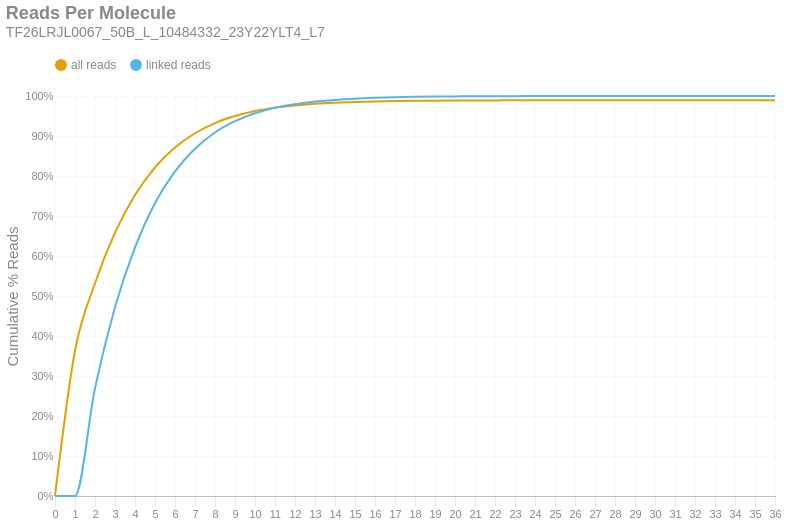

Source (notebook cell):
### Markdown cell above
### Reads per Molecule
This chart shows the cumulative distribution of the number of reads per linked molecule. That is, how many alignments are associated with a unique molecule. This excludes the number of reads associated with invalid or absent linked-read barcodes. The `linked` histogram is the percentages recalculated when disregarding singletons.

### Code cell
if SKIPLR:
    print_html(f"Skipped")
else:
    counts = np.bincount(valids['reads'].cast(pl.Int64).to_numpy())
    weighted = counts * np.arange(len(counts))
    all_perc = weighted / n_reads
    linked_perc = weighted / n_linked_reads
    linked_perc[1] = 0
    binned_df = pl.DataFrame({
        'readsper': list(range(len(counts))),
        'all reads (cumsum)': np.cumsum(all_perc).tolist(),
        'linked reads (cumsum)': np.cumsum(linked_perc).tolist(),
    })

    with SafeRender(binned_df):
        (
            density_plot(binned_df, 'Reads Per Molecule', samplename, 'readspmol')
            .encode(
                x=alt.X('readsper:O', title=None).axis(labelAngle=0).scale(padding=0),
                y=alt.Y('value:Q', title='Cumulative % Reads').axis(format='%').stack(False),
                color=alt.Color("key:N").scale(domain=["all reads", "linked reads"]),
                tooltip=[
                    alt.Tooltip("key:N", title="Data Type"),
                    alt.Tooltip("readsper:O", title="Reads Per Molecule"),
                    alt.Tooltip("value:Q", format=".2%", title="% Reads (Cum.)")
                ]            
            )
        ).display()

### Figure 1 — Vega-Lite specification as saved in the notebook (floating-point values rounded to 4 significant figures)
{"width": "container", "height": 400, "config": {"title": {"anchor": "start", "dy": -15, "fontSize": 18, "color": "#888888", "subtitleColor": "#888888", "subtitleFontSize": 14}, "arc": {"fill": "#0072B2"}, "axis": {"domainColor": "#888888", "domainWidth": 0.5, "gridWidth": 0.2, "grid": false, "titleFontWeight": 400, "titleFontSize": 15, "labelFontSize": 11, "labelColor": "#888888", "tickColor": "#888888", "tickWidth": 0.2, "titleColor": "#888888"}, "axisBand": {"grid": false}, "axisX": {"grid": true, "tickSize": 10, "domainCap": "round"}, "axisY": {"domain": false, "grid": true, "tickSize": 0, "domainCap": "round"}, "background": "transparent", "header": {"labelFontSize": 15, "labelColor": "#888888", "titleFontSize": 15, "titleFontWeight": 600, "titleColor": "#888888"}, "legend": {"labelFont": "sans-serif", "labelFontSize": 12, "labelColor": "#888888", "symbolSize": 100, "symbolType": "circle", "titleFontSize": 12, "titlePadding": 10, "titleColor": "#888888", "title": null, "orient": "top"}, "range": {"category": ["#E69F00", "#56B4E9", "#009E73", "#F0E442", "#0072B2", "#D55E00", "#CC79A7", "#000000"], "diverging": ["#cfe8f3", "#a2d4ec", "#73bfe2", "#46abdb", "#1696d2", "#12719e"]}, "area": {"fill": "#0072B2", "fillOpacity": 0.7, "line": true, "strokeOpacity": 0.7}, "line": {"color": "#0072B2", "stroke": "#0072B2", "strokeWidth": 2}, "trail": {"color": "#0072B2", "stroke": "#0072B2", "strokeWidth": 0, "size": 1}, "point": {"filled": true, "fillOpacity": 1.0, "size": 95}, "text": {"color": "#888888", "fontSize": 11, "align": "right", "fontWeight": 400, "size": 11}, "bar": {"fill": "#0072B2", "stroke": null}, "view": {"stroke": null, "continuousWidth": 660, "continuousHeight": 400}}, "data": {"name": "data-37277f742b3c05480ab551eadde34da9"}, "mark": {"type": "line", "interpolate": "monotone", "point": {"opacity": 0, "size": 275}}, "encoding": {"color": {"field": "key", "scale": {"domain": ["all reads", "linked reads"]}, "type": "nominal"}, "tooltip": [{"field": "key", "title": "Data Type", "type": "nominal"}, {"field": "readsper", "title": "Reads Per Molecule", "type": "ordinal"}, {"field": "value", "format": ".2%", "title": "% Reads (Cum.)", "type": "quantitative"}], "x": {"axis": {"labelAngle": 0}, "field": "readsper", "scale": {"padding": 0}, "title": null, "type": "ordinal"}, "y": {"axis": {"format": "%"}, "field": "value", "stack": false, "title": "Cumulative % Reads", "type": "quantitative"}}, "params": [{"name": "param_c36ac31b6afebe62", "select": {"type": "point", "fields": ["key"]}, "bind": "legend"}], "title": {"text": "Reads Per Molecule", "subtitle": "TF26LRJL0067_50B_L_10484332_23Y22YLT4_L7"}, "transform": [{"fold": ["all reads (cumsum)", "linked reads (cumsum)"]}, {"calculate": "replace(datum.key, ' (cumsum)', '')", "as": "key"}, {"filter": {"param": "param_c36ac31b6afebe62"}}], "usermeta": {"embedOptions": {"downloadFileName": "TF26LRJL0067_50B_L_10484332_23Y22YLT4_L7.readspmol"}}, "$schema": "https://vega.github.io/schema/vega-lite/v6.4.1.json", "datasets": {"data-37277f742b3c05480ab551eadde34da9": [{"readsper": 0, "all reads (cumsum)": 0.0, "linked reads (cumsum)": 0.0}, {"readsper": 1, "all reads (cumsum)": 0.3632, "linked reads (cumsum)": 0.0}, {"readsper": 2, "all reads (cumsum)": 0.5318, "linked reads (cumsum)": 0.2692}, {"readsper": 3, "all reads (cumsum)": 0.6586, "linked reads (cumsum)": 0.4718}, {"readsper": 4, "all reads (cumsum)": 0.7525, "linked reads (cumsum)": 0.6217}, {"readsper": 5, "all reads (cumsum)": 0.8217, "linked reads (cumsum)": 0.7323}, {"readsper": 6, "all reads (cumsum)": 0.8714, "linked reads (cumsum)": 0.8117}, {"readsper": 7, "all reads (cumsum)": 0.9069, "linked reads (cumsum)": 0.8683}, {"readsper": 8, "all reads (cumsum)": 0.9322, "linked reads (cumsum)": 0.9087}, {"readsper": 9, "all reads (cumsum)": 0.9499, "linked reads (cumsum)": 0.937}, {"readsper": 10, "all reads (cumsum)": 0.9624, "linked reads (cumsum)": 0.957}, {"readsper": 11, "all reads (cumsum)": 0.9709, "linked reads (cumsum)": 0.9706}, {"readsper": 12, "all reads (cumsum)": 0.9765, "linked reads (cumsum)": 0.9795}, {"readsper": 13, "all reads (cumsum)": 0.9806, "linked reads (cumsum)": 0.986}, {"readsper": 14, "all reads (cumsum)": 0.9833, "linked reads (cumsum)": 0.9903}, {"readsper": 15, "all reads (cumsum)": 0.9852, "linked reads (cumsum)": 0.9934}, {"readsper": 16, "all reads (cumsum)": 0.9865, "linked reads (cumsum)": 0.9954}, {"readsper": 17, "all reads (cumsum)": 0.9874, "linked reads (cumsum)": 0.9969}, {"readsper": 18, "all reads (cumsum)": 0.988, "linked reads (cumsum)": 0.9979}, {"readsper": 19, "all reads (cumsum)": 0.9884, "linked reads (cumsum)": 0.9985}, {"readsper": 20, "all reads (cumsum)": 0.9887, "linked reads (cumsum)": 0.9989}, {"readsper": 21, "all reads (cumsum)": 0.9889, "linked reads (cumsum)": 0.9993}, {"readsper": 22, "all reads (cumsum)": 0.9891, "linked reads (cumsum)": 0.9995}, {"readsper": 23, "all reads (cumsum)": 0.9891, "linked reads (cumsum)": 0.9996}, {"readsper": 24, "all reads (cumsum)": 0.9892, "linked reads (cumsum)": 0.9997}, {"readsper": 25, "all reads (cumsum)": 0.9892, "linked reads (cumsum)": 0.9998}, {"readsper": 26, "all reads (cumsum)": 0.9893, "linked reads (cumsum)": 0.9999}, {"readsper": 27, "all reads (cumsum)": 0.9893, "linked reads (cumsum)": 0.9999}, {"readsper": 28, "all reads (cumsum)": 0.9893, "linked reads (cumsum)": 0.9999}, {"readsper": 29, "all reads (cumsum)": 0.9893, "linked reads (cumsum)": 0.9999}, {"readsper": 30, "all reads (cumsum)": 0.9893, "linked reads (cumsum)": 1.0}, {"readsper": 31, "all reads (cumsum)": 0.9893, "linked reads (cumsum)": 1.0}, {"readsper": 32, "all reads (cumsum)": 0.9893, "linked reads (cumsum)": 1.0}, {"readsper": 33, "all reads (cumsum)": 0.9893, "linked reads (cumsum)": 1.0}, {"readsper": 34, "all reads (cumsum)": 0.9893, "linked reads (cumsum)": 1.0}, {"readsper": 35, "all reads (cumsum)": 0.9893, "linked reads (cumsum)": 1.0}, {"readsper": 36, "all reads (cumsum)": 0.9893, "linked reads (cumsum)": 1.0}]}}
